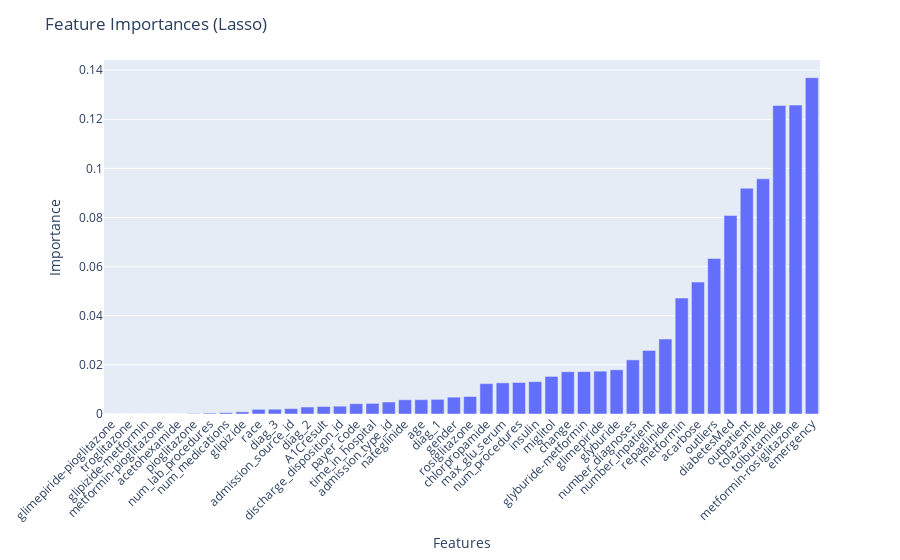

Source (notebook cell):
### Code cell
# Create a bar chart to visualize feature importances
fig = px.bar(lasso_results_df, x="Feature", y="Importance")
fig.update_layout(
    title="Feature Importances (Lasso)",
    yaxis_title="Importance",
    xaxis_title="Features",
    xaxis={
        "categoryorder": "total ascending"
    },  # Arrange features from less important to most important
)
fig.update_xaxes(tickangle=-45)
fig.show()

# Print the list of deleted feature names
print("Features to drop:")
print(cols_to_drop_lasso)

### Figure 1 — Plotly figure (JSON) as saved in the notebook; plotly's stock layout.template omitted (floating-point values rounded to 4 significant figures)
{"data": [{"alignmentgroup": "True", "hovertemplate": "Feature=%{x}<br>Importance=%{y}<extra></extra>", "legendgroup": "", "marker": {"color": "#636efa", "pattern": {"shape": ""}}, "name": "", "offsetgroup": "", "orientation": "v", "showlegend": false, "textposition": "auto", "type": "bar", "x": ["glimepiride-pioglitazone", "troglitazone", "glipizide-metformin", "metformin-pioglitazone", "acetohexamide", "pioglitazone", "num_lab_procedures", "num_medications", "glipizide", "race", "diag_3", "admission_source_id", "diag_2", "A1Cresult", "discharge_disposition_id", "payer_code", "time_in_hospital", "admission_type_id", "nateglinide", "age", "diag_1", "gender", "rosiglitazone", "chlorpropamide", "max_glu_serum", "num_procedures", "insulin", "miglitol", "change", "glyburide-metformin", "glimepiride", "glyburide", "number_diagnoses", "number_inpatient", "repaglinide", "metformin", "acarbose", "outliers", "diabetesMed", "outpatient", "tolazamide", "tolbutamide", "metformin-rosiglitazone", "emergency"], "xaxis": "x", "y": [0, 0, 0, 0, 0, 0.0001827, 0.0003737, 0.0005501, 0.0008747, 0.001897, 0.001952, 0.002179, 0.002848, 0.003067, 0.003175, 0.004197, 0.004324, 0.004886, 0.005782, 0.005831, 0.005962, 0.006858, 0.007125, 0.01237, 0.01268, 0.01283, 0.01318, 0.0153, 0.0172, 0.01726, 0.01745, 0.018, 0.02203, 0.02587, 0.03051, 0.04721, 0.0537, 0.06333, 0.08085, 0.09194, 0.09576, 0.1256, 0.1258, 0.1369], "yaxis": "y"}], "layout": {"barmode": "relative", "legend": {"tracegroupgap": 0}, "margin": {"t": 60}, "title": {"text": "Feature Importances (Lasso)"}, "xaxis": {"anchor": "y", "categoryorder": "total ascending", "domain": [0, 1], "tickangle": -45, "title": {"text": "Features"}}, "yaxis": {"anchor": "x", "domain": [0, 1], "title": {"text": "Importance"}}}}
